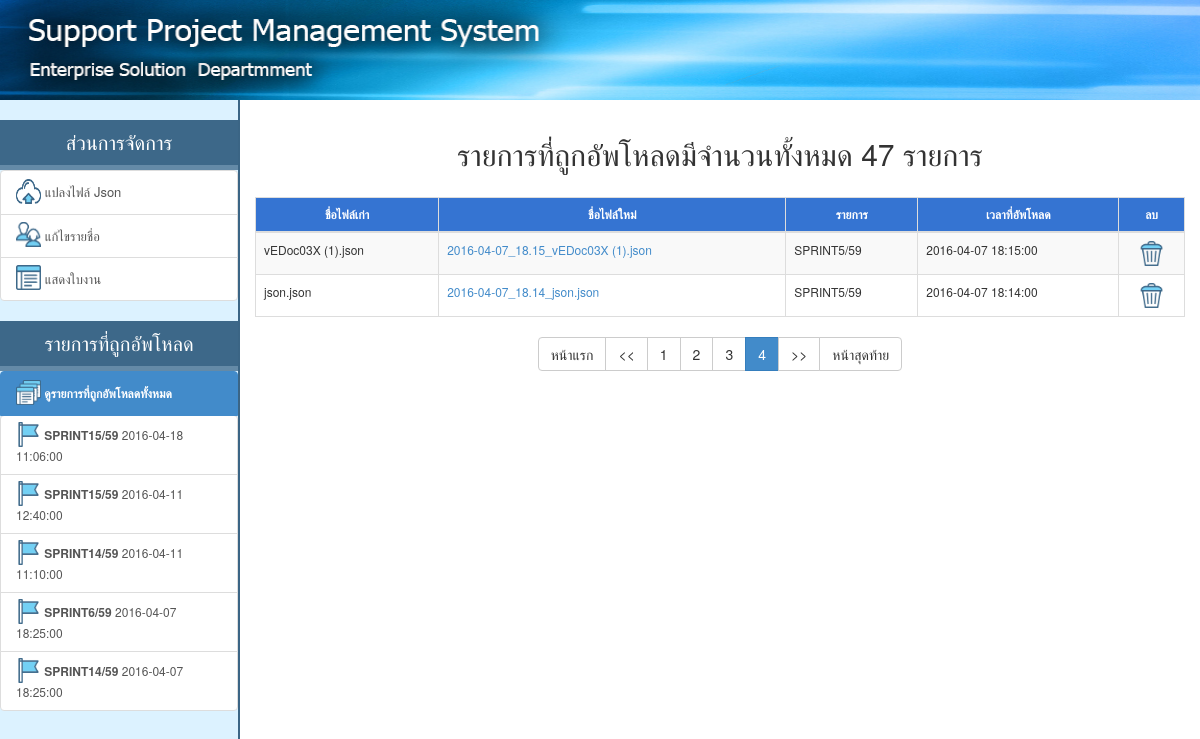
/index.php?file=detail&file_id=total&page_id=4, run on the app's committed database.
### tables this page shows
CREATE TABLE IF NOT EXISTS `history` (
  `file_id` int(5) unsigned zerofill NOT NULL AUTO_INCREMENT,
  `file_original` varchar(250) DEFAULT NULL,
  `file_json` varchar(250) DEFAULT NULL,
  `name` varchar(250) DEFAULT NULL,
  `date_upload` datetime DEFAULT NULL,
  `file_lastview` datetime DEFAULT NULL,
  PRIMARY KEY (`file_id`)
);

### include/function.php (called while the page is built, shortened)
<?php
function get_file($file){
	include("include/".$file.".php");
}
?>

### index.php (the view, shortened to what this page needs)
<?php
	include("include/function.php");
	$file=empty($_GET['file'])?"":$_GET['file'];
?>
<!DOCTYPE html>
<html>
<head>
 <link rel="stylesheet" type="text/css" href="css/bootstrap.css">
 <link rel="stylesheet" type="text/css" href="css/mystyle.css">
  <link rel="stylesheet" type="text/css" href="js/jquery-ui.css">
</head>
<body onload='select_team()'>
<div class="header" >
</div>
<div class="menu">
    <br>
<?php
    $active_covert = empty($_GET['file'])?"active":"";
    if(!empty($_GET['file'])){
        $active_editmember = ($_GET['file']=="edit_member")?"active":"";
        $active_editmember = ($_GET['file']=="edit_member")?"active":"";
        $active_listworksheet = ($_GET['file']=="list_worksheet")?"active":"";
        $active_card_total = ($_GET['file']=="detail" AND $_GET['file_id']=="total")?"active":"";
    }
?>
	<center><div class="head_menu">ส่วนการจัดการ<div></center>
	<div class="list-group">
	<a href="index.php" class="list-group-item <?php echo "$active_covert";  ?>"><font size='2'><img src='img/upload.png' width="25" height="25" style='margin-top:-5px'> แปลงไฟล์ Json </a></font>
	<a href="index.php?file=edit_member" class="list-group-item <?php echo "$active_editmember";  ?>"><img src='img/people.png' width="25" height="25" style='margin-top:-5px'><font size='2'> แก้ไขรายชื่อ</a></font>
	<a href="index.php?file=list_worksheet" class="list-group-item <?php echo "$active_listworksheet";  ?>"><img src='img/multimedia.png' width="25" height="25" style='margin-top:-5px'><font size='2'> แสดงใบงาน</a></font>
	</div>
	<center><div class="head_menu">รายการที่ถูกอัพโหลด</div></center>
	<div class="list-group">
	  <a href="index.php?file=detail&file_id=total" class="list-group-item <?php echo "$active_card_total";  ?>">
	    <b><font style='font-size:12px'><img src='img/multimedia_2.png' width='25' height='25' style='margin-top:-5px'> ดูรายการที่ถูกอัพโหลดทั้งหมด</b>
	  </a>
<?php
	$history=mysql_query("SELECT * FROM history ORDER BY file_id DESC LIMIT 5")or die(mysql_error());
	while(list($file_id,$file_original,$file_json,$name,$date_upload)=mysql_fetch_row($history)){
        if(!empty($_GET['file_id'])){
            $active_card = ($_GET['file']=="detail" AND $_GET['file_id']==$file_id)?"active":"";
        }else{
            $active_card="";
        }
		echo"<a href='index.php?file=detail&file_id=$file_id&title=$name' class='list-group-item $active_card'><font style='font-size:12px'><img src='img/flag.png' width='25' height='25' style='margin-top:-5px'> <b>$name</b> $date_upload</font></a>";
	}
?>
	</div>
</div>
<div class="main">
<?php
	if(empty($_GET['file'])){
	   include("include/add_json.php");
	}else{
		get_file($file);
	}
?>
</div>
</body>
</html>

### include/detail.php (shortened to what this page needs)
<?php
if($_GET['file_id']=="total"){
	$count = mysql_query("SELECT file_id FROM history ")or die(mysql_error());
	$number=mysql_num_rows($count);
	if($number==0){
		echo "<center><h2>ยังไม่มีรายการที่ถูกอัพโหลด</h2></center>";
	}else{
		echo "<div class='container-fluid'>";
			echo "<table class='table table-bordered table-striped table-hover' cellpadding='10' align='center' >";
			echo "<thead style='color:#444'><th ><center>ชื่อไฟล์เก่า</th><th><center>ชื่อไฟล์ใหม่</th><th><center>รายการ</th><th><center>เวลาที่อัพโหลด</th><th><center>ลบ</th></thead>";
			echo "<tbody>";
			$page_history=mysql_query("SELECT * FROM history ORDER BY file_id DESC")or die(mysql_error());
			$count = mysql_num_rows($page_history);
			$total_page = ceil($count/15);
			if(empty($_GET['page_id'])){
				$page_id=1;
				$start_record=0;
			}else{
				$page_id=$_GET['page_id'];
				$start_record=($page_id-1)*15;
			}
			echo "<br><center><h2>รายการที่ถูกอัพโหลดมีจำนวนทั้งหมด $count รายการ</h2></center><br>";
			$history=mysql_query("SELECT * FROM history ORDER BY file_id DESC LIMIT $start_record,15")or die(mysql_error());
			while(list($file_id,$file_original,$file_json,$name,$date_upload)=mysql_fetch_row($history)){
				echo"<tr><td>$file_original</td><td><a href='index.php?file=detail&file_id=$file_id&title=$name'>$file_json</td><td>$name</a></td><td>$date_upload</td><td><center><a href='index.php?file=delete_json&file_id=$file_id' onclick='return confirm(\"คุณต้องการที่จะลบข้อมูลใช่หรือไม่\")'><img src='img/can.png' width='25' height='25'></a></center></td></tr>";
			}
			echo "</tbody>";
			echo "</table>";
			echo "<center>";
			echo "<div class='btn-group' role='group' >";
				echo "<a href='index.php?file=detail&file_id=total&page_id=1' type='button' class='btn btn-default'>หน้าแรก</a>";
				if($page_id!=1){
					$back=$page_id-1;
				}else{
					$back=1;
				}
				echo "<a href='index.php?file=detail&file_id=total&page_id=$back' type='button' class='btn btn-default'><<</a>";
			for($i=1;$i<=$total_page;$i++){
				if($page_id==$i){
					echo "<a href='index.php?file=detail&file_id=total&page_id=$i' type='button' class='btn btn-primary'>$i</a>";
				}else{
					echo "<a href='index.php?file=detail&file_id=total&page_id=$i' type='button' class='btn btn-default'>$i</a>";
				}
			}
				if($page_id!=$total_page){
					$next=$page_id+1;
				}else{
					$next=$total_page;
				}
				echo "<a href='index.php?file=detail&file_id=total&page_id=$next' type='button' class='btn btn-default'>>></a>";
				echo "<a href='index.php?file=detail&file_id=total&page_id=$total_page' type='button' class='btn btn-default'>หน้าสุดท้าย</a>";
			echo "</div>";
			echo "</center>";
		echo "</div>";
		}
		echo "<br><br><br>";
}
?>

### css/mystyle.css (style rules this page uses)
body { background: #fff; }
.header { width: 100%; height:100px; background-image: url("../img/header.jpg"); background-size:100% 100%; margin: 0px; position: absolute; z-index: 2; }
.head_menu { background: #3d6889; width: 100%; height:50px; padding: 8px; font-size:20px; font-weight: 200; color:white ; z-index: 3; border-bottom: 5px solid #648aa7; }
.menu { height: 115%; width: 20%; float: left; position: absolute; background: #dcf2ff; padding-top: 100px; border-right:#3b6585 solid 2px; }
.main { width: 80%; float: right; padding-top:100px; }

### data on the page
history: name "SPRINT15/59", date_upload "2016-04-18 11:06:00"
history: name "SPRINT15/59", date_upload "2016-04-11 12:40:00"
history: name "SPRINT14/59", date_upload "2016-04-11 11:10:00"
history: name "SPRINT6/59", date_upload "2016-04-07 18:25:00"
history: name "SPRINT14/59", date_upload "2016-04-07 18:25:00"
history: file_original "vEDoc03X (1).json", file_json "2016-04-07_18.15_vEDoc03X (1).json", name "SPRINT5/59", date_upload "2016-04-07 18:15:00"
history: file_original "json.json", file_json "2016-04-07_18.14_json.json", name "SPRINT5/59", date_upload "2016-04-07 18:14:00"

### other printed values
$count "47"
